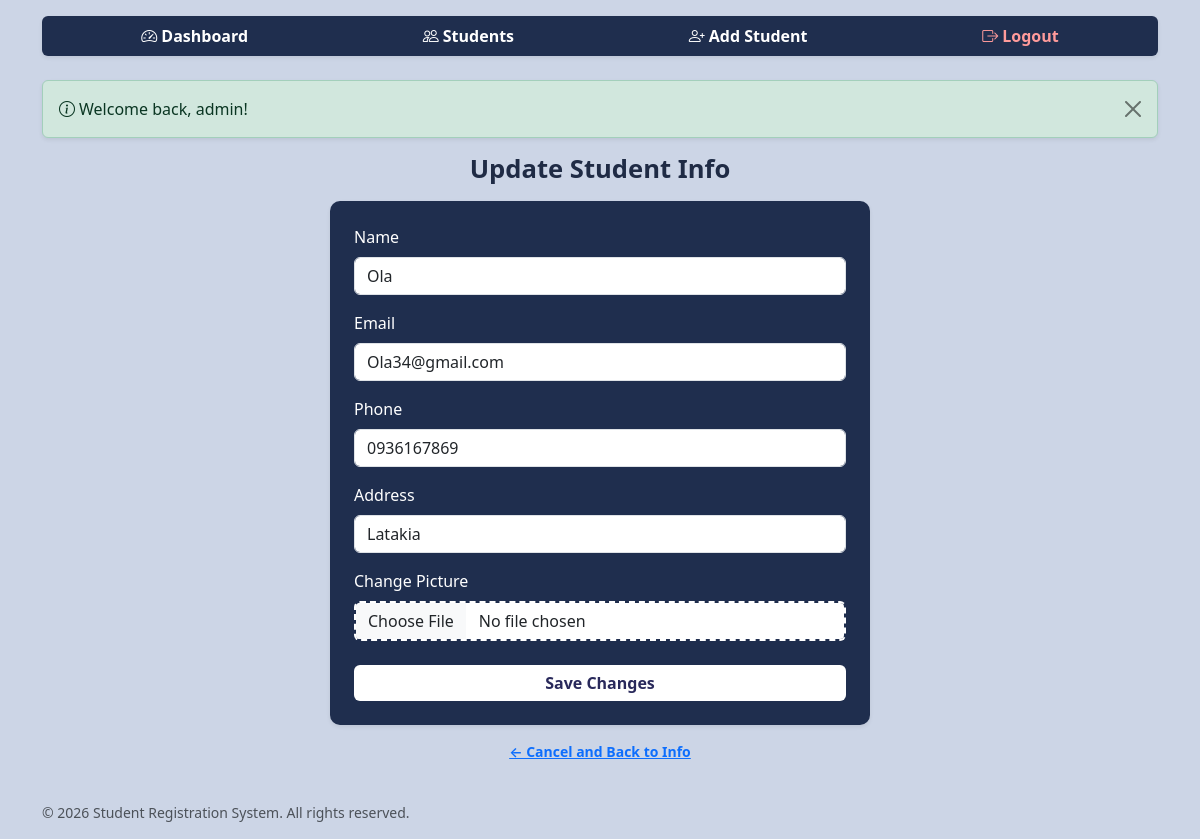
/update_student.php?id=15 (signed in), run on the app's committed database.
### tables this page shows
CREATE TABLE `students` (
  `id` int(11) NOT NULL,
  `name` varchar(100) NOT NULL,
  `email` varchar(100) NOT NULL,
  `phone` varchar(15) NOT NULL,
  `address` text DEFAULT NULL,
  `profile_picture` varchar(255) DEFAULT NULL,
  `created_at` timestamp NOT NULL DEFAULT current_timestamp()
);

### config/config.php (called while the page is built, shortened)
<?php
function db(): PDO
{
    static $pdo = null;
    $dsn = sprintf('mysql:host=%s;port=%s;dbname=%s;charset=utf8mb4', DB_HOST, DB_PORT, DB_NAME);
    try {
        $pdo = new PDO($dsn, DB_USER, DB_PASS, [
            PDO::ATTR_ERRMODE            => PDO::ERRMODE_EXCEPTION,
            PDO::ATTR_DEFAULT_FETCH_MODE => PDO::FETCH_ASSOC,
            PDO::ATTR_EMULATE_PREPARES   => false,
            PDO::ATTR_STRINGIFY_FETCHES  => false,
        ]);
    } catch (PDOException $e) {
        http_response_code(500);
        $message = DEBUG
            ? 'Database connection failed: ' . $e->getMessage()
            : 'Database connection failed. Please check config/config.php';
        exit('<div style="font-family:sans-serif;padding:2rem;color:#b02a37">'
            . htmlspecialchars($message, ENT_QUOTES, 'UTF-8') . '</div>');
    }
    return $pdo;
}

### includes/functions.php (called while the page is built, shortened)
<?php
if (!function_exists('db')) {
    require_once __DIR__ . '/../config/config.php';
}
function e($value): string
{
    return htmlspecialchars((string) $value, ENT_QUOTES | ENT_SUBSTITUTE, 'UTF-8');
}

### update_student.php (the view, shortened to what this page needs)
<?php
$id = (int) ($_GET['id'] ?? 0);
$stmt = db()->prepare('SELECT * FROM students WHERE id = :id LIMIT 1');
$stmt->execute(['id' => $id]);
$student = $stmt->fetch();
$name    = $student['name'];
$email   = $student['email'];
$phone   = $student['phone'];
$address = $student['address'] ?? '';
require __DIR__ . '/includes/header.php';
?>
<h1 class="text-center mb-3">Update Student Info</h1>
<form action="update_student.php?id=<?= (int) $id ?>" method="POST"
      enctype="multipart/form-data"
      class="needs-validation-ajax styled-form p-4 mx-auto shadow-sm"
      id="studentForm"
      novalidate>
    <div class="mb-3">
        <label for="name" class="form-label">Name</label>
        <input
            type="text"
            id="name"
            name="name"
            class="form-control"
            value="<?= e($name) ?>"
            data-validate="name"
            required
        />
    </div>
    <div class="mb-3">
        <label for="email" class="form-label">Email</label>
        <input
            type="email"
            id="email"
            name="email"
            class="form-control"
            value="<?= e($email) ?>"
            data-validate="student_email"
            required
        />
    </div>
    <div class="mb-3">
        <label for="phone" class="form-label">Phone</label>
        <input
            type="text"
            id="phone"
            name="phone"
            class="form-control"
            value="<?= e($phone) ?>"
            data-validate="phone"
            required
        />
    </div>
    <div class="mb-3">
        <label for="address" class="form-label">Address</label>
        <input
            type="text"
            id="address"
            name="address"
            class="form-control"
            value="<?= e($address) ?>"
            data-validate="address"
        />
    </div>
    <div class="mb-3">
        <label for="profile_picture" class="form-label">Change Picture</label>
        <input
            type="file"
            id="profile_picture"
            name="profile_picture"
            class="form-control"
            accept="image/*"
            data-validate="profile_picture"
        />
    </div>
    <button type="submit" class="btn btn-submit w-100 mt-2">Save Changes</button>
</form>
<p class="text-center mt-3 mb-0 small">
    <a href="student_info.php?id=<?= (int) $id ?>" class="fw-semibold">&larr; Cancel and Back to Info</a>
</p>
<?php require __DIR__ . '/includes/footer.php'; ?>

### master.css (style rules this page uses)
body { font-family: "Segoe UI", system-ui, -apple-system, Arial, sans-serif; color: #1f2b45; background-color: #ccd5e6; }
h1 { font-size: 1.6rem; font-weight: 700; color: #1f2b45; }
form.styled-form { background-color: #1f2e4e; color: #ffffff; border-radius: 10px; max-width: 540px; }
form.styled-form .form-label { color: #ffffff; font-weight: 500; }
form.styled-form .btn-submit { background-color: #ffffff; color: #29295b; font-weight: 600; border: none; }
input#profile_picture { border: 2px dashed #ffffff; }

### data on the page
students: name "Ola", email "Ola34@gmail.com", phone "0936167869", address "Latakia"

### other printed values
$flash['message'] "Welcome back, admin!"
SITE_NAME "Student Registration System"
